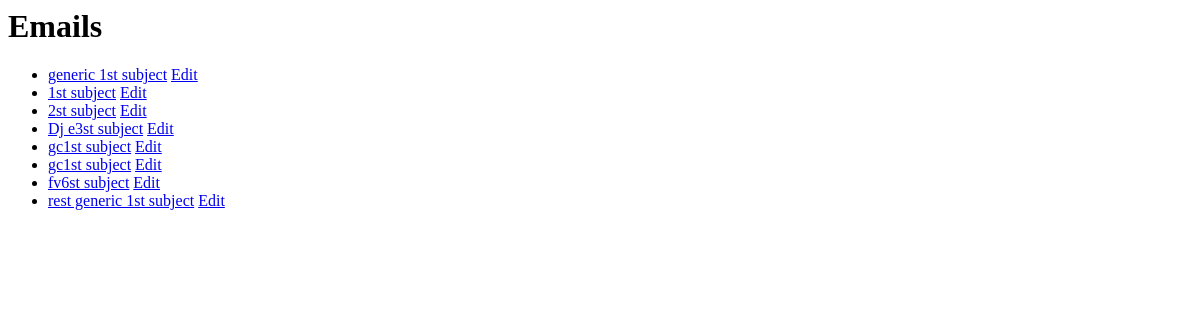
Page /polls/generic/emails/ on the earlier database version.
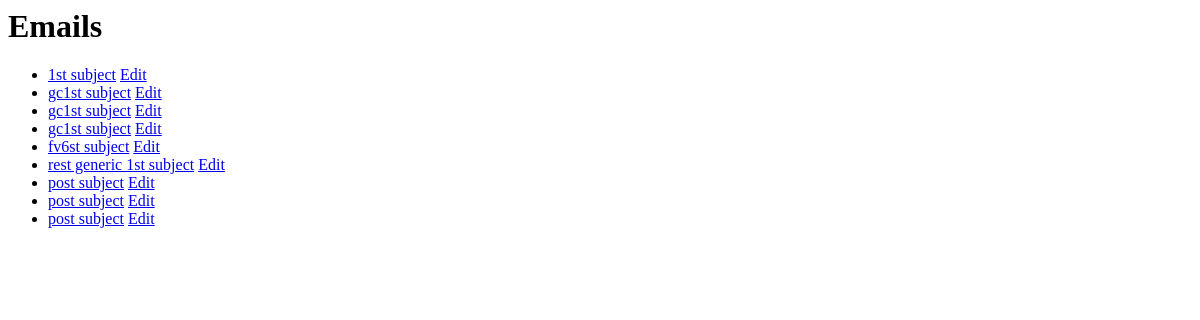
Same page on the later database version.
### polls/models.py (models this page shows, shortened)
class Email(models.Model):
    from_email = models.EmailField(help_text="From Email")
    to_email = models.EmailField(help_text="To Email")
    subject = models.CharField(max_length=500)
    body = models.TextField(null=True, blank=True)

### polls/generic_views.py (the view)
# urls.py: path("generic/emails/", generic_views.EmailListView.as_view(), name="generic-email-list"),
class EmailListView(ListView):
    model = Email
    paginate_by = 10  # if pagination is desired
    template_name = "generic/list.html" # default location `polls/email_list.html`
    def get_context_data(self, **kwargs):
        context = super().get_context_data(**kwargs)
        return context

### polls/templates/generic/list.html
<h1>Emails</h1>
<ul>
    {% for email in object_list %}
        <li>
            <a href="{% url 'polls:generic-email-detail' email.pk %}">{{ email.subject }}</a>
            <a href="{% url 'polls:generic-email-update' email.pk %}">Edit</a>
        </li>
    {% empty %}
        <li>No emails yet.</li>
    {% endfor %}
</ul>

Differences in the rows shown:
removed Email: subject "generic 1st subject"
removed Email: subject "2st subject"
changed Email (number 2 of 9 on the later page): subject "Dj e3st subject" → "gc1st subject"
added Email: subject "post subject"
added Email: subject "post subject"
added Email: subject "post subject"
